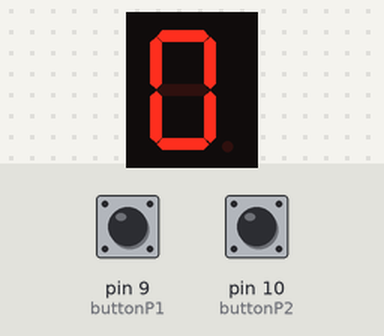
A program run on a simulated Arduino Uno, built with avr-gcc and run on an emulated ATmega328P. On the bench: 1-digit seven-segment display. Wiring (inferred from the names in the program): 1-digit 7-segment display, segments lit when LOW: segments pin 2, pin 3, pin 4, pin 5, pin 6, pin 7, pin 8. Inputs (shaded band) come from the test bench; at power-on: pin 9 (buttonP1) HIGH, pin 10 (buttonP2) HIGH. The segment pins are drawn as the display they are named for.

Above: at 1.2 s.
1.3 s: pin 9 (buttonP1) pulled LOW for 0.15 s
At 1.4 s:
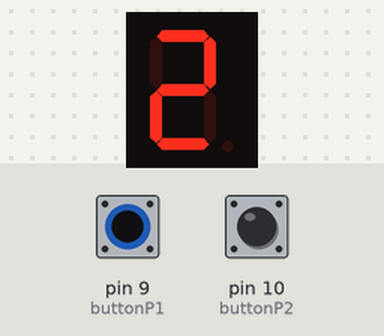
3.0 s: pin 10 (buttonP2) pulled LOW for 0.15 s
At 3.1 s:
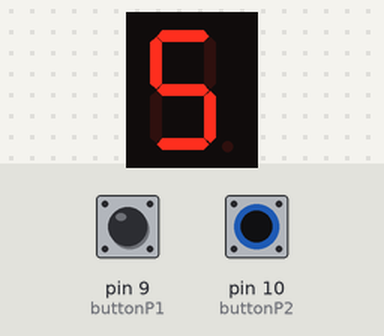
4.7 s: pin 9 (buttonP1) driven LOW and pin 10 (buttonP2) driven LOW
At 5.9 s:
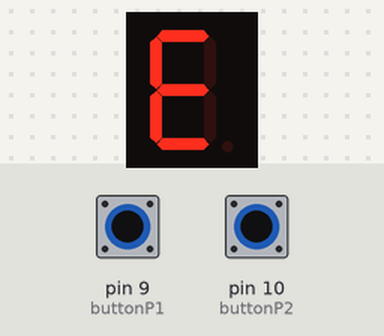
6.2 s: pin 9 (buttonP1) driven HIGH
At 7.1 s:
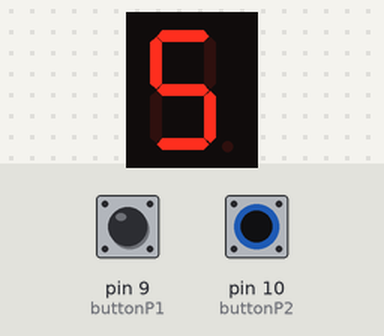
7.7 s: pin 9 (buttonP1) driven LOW
At 8.2 s:
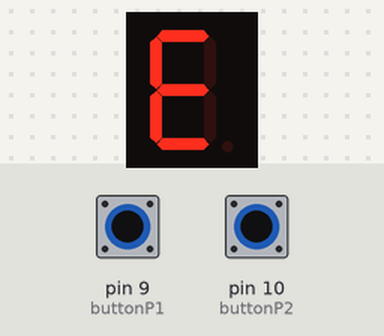
Timing chart, 0 to 10.2 s (numbered marks = the images above; inputs shaded):
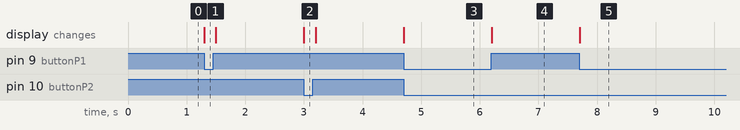

The program:

main.cpp
```cpp
#include <Arduino.h>

// Segment pins: A to G
const int segmentPins[7] = {2, 3, 4, 5, 6, 7, 8};

// Button pins
const int buttonP1 = 9;
const int buttonP2 = 10;

// Segment patterns for 0, 2, 5, E on common anode (LOW = ON)
const byte digit0[7] = {0, 0, 0, 0, 0, 0, 1}; // '0'
const byte digit2[7] = {0, 0, 1, 0, 0, 1, 0}; // '2'
const byte digit5[7] = {0, 1, 0, 0, 1, 0, 0}; // '5'
const byte digitE[7] = {0, 1, 1, 0, 0, 0, 0}; // 'E'

void displayDigit(const byte pattern[7]);
void setup() {
  // Set all segment pins as OUTPUT
  for (int i = 0; i < 7; i++) {
    pinMode(segmentPins[i], OUTPUT);
  }

  // Set buttons as INPUT with internal pull-up resistors
  pinMode(buttonP1, INPUT_PULLUP);
  pinMode(buttonP2, INPUT_PULLUP);
}

void loop() {
  // Read button states (LOW when pressed)
  bool p1Pressed = digitalRead(buttonP1) == LOW;
  bool p2Pressed = digitalRead(buttonP2) == LOW;

  if (p1Pressed && p2Pressed) {
    displayDigit(digitE);  // Error
  } else if (p1Pressed && !p2Pressed) {
    displayDigit(digit2);  // Rs. 2
  } else if (!p1Pressed && p2Pressed) {
    displayDigit(digit5);  // Rs. 5
  } else {
    displayDigit(digit0);  // Rs. 0
  }

  delay(100);  // Debounce delay
}

// Function to display a digit by sending pattern to 7 segments
void displayDigit(const byte pattern[7]) {
  for (int i = 0; i < 7; i++) {
    digitalWrite(segmentPins[i], pattern[i]);
  }
}
```

Measured:
- after the input at 1.3 s, the display: changes at once (image 1)
- after the input at 3.0 s, the display: changes at once (image 2)
- after the input at 4.7 s, the display: changes at once (image 3)
- after the input at 6.2 s, the display: changes at once (image 4)
- after the input at 7.7 s, the display: changes at once (image 5)
